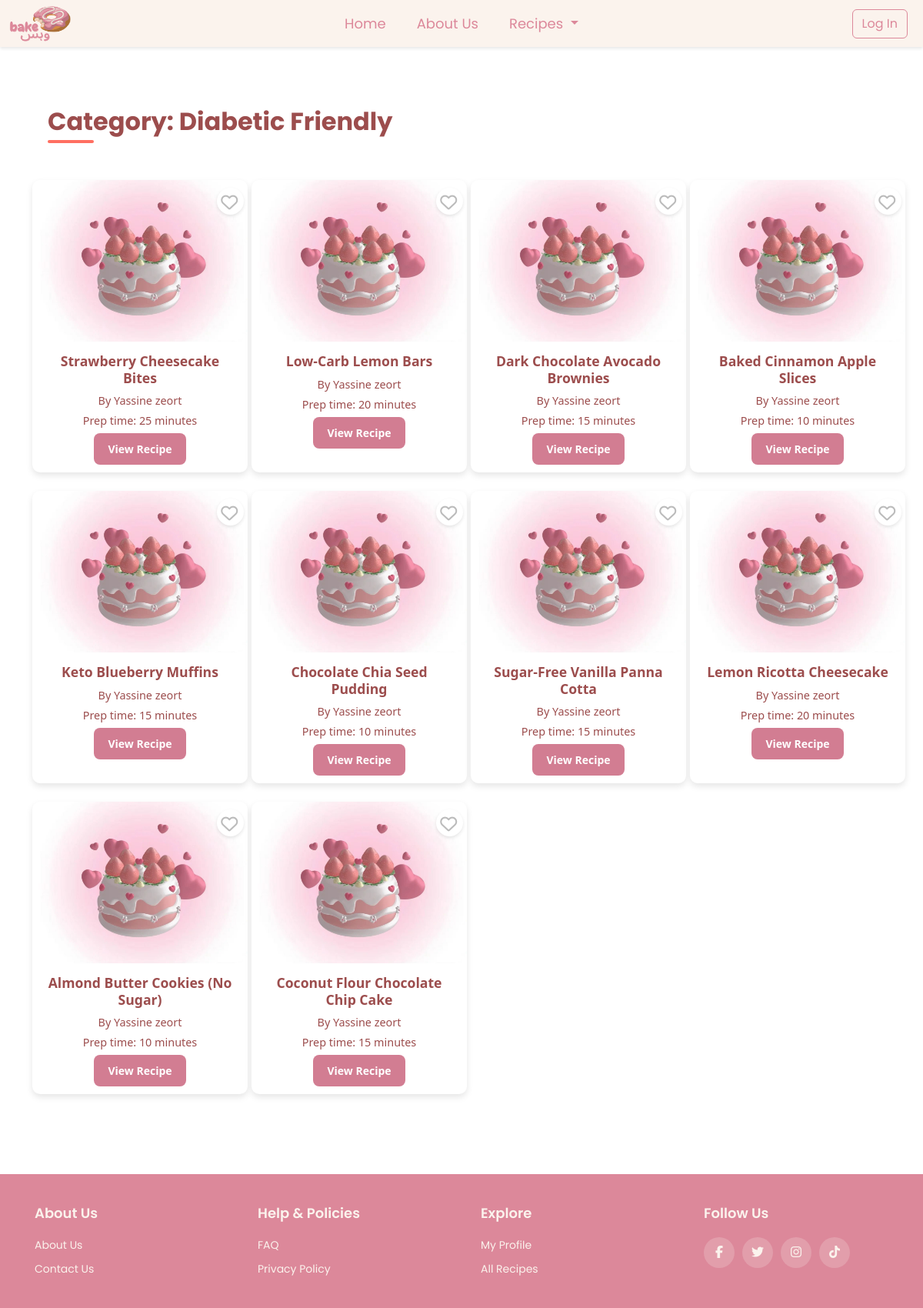
The page /recipes.php?category=diabetic-friendly on the database as committed earlier.
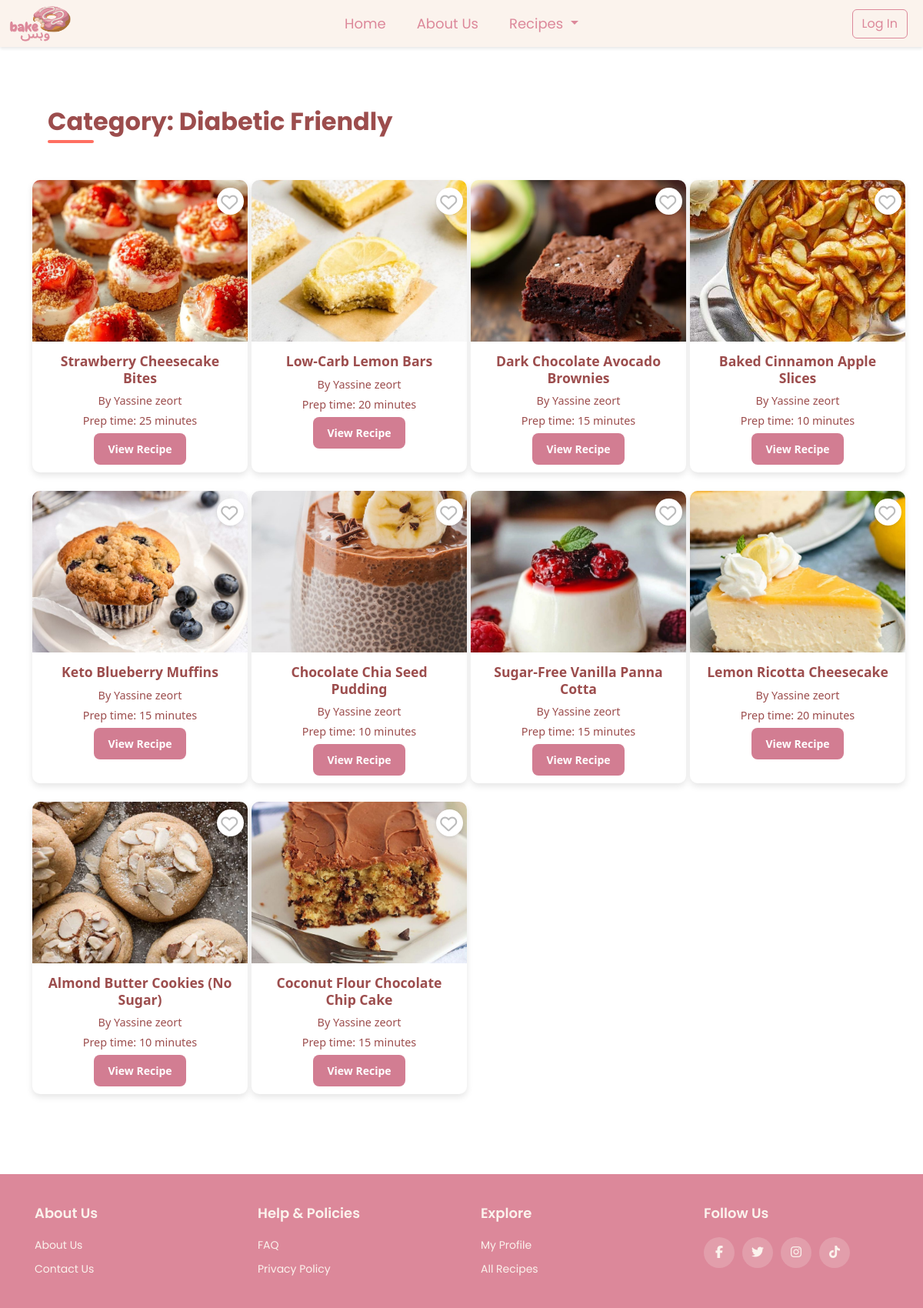
The same page on the database as committed later.
### tables this page shows
CREATE TABLE `recipe` (
  `id` int(11) NOT NULL,
  `name` varchar(255) NOT NULL,
  `description` text DEFAULT NULL,
  `category` varchar(100) NOT NULL,
  `prep_time` int(11) DEFAULT NULL,
  `cook_time` int(11) DEFAULT NULL,
  `servings` int(11) DEFAULT NULL,
  `difficulty` enum('Easy','Medium','Hard') NOT NULL DEFAULT 'Easy',
  `image` varchar(255) DEFAULT NULL,
  `ingredients` text DEFAULT NULL,
  `steps` text DEFAULT NULL,
  `user` varchar(255) DEFAULT NULL,
  `created_at` timestamp NOT NULL DEFAULT current_timestamp(),
  `user_id` int(11) NOT NULL
);

### recipes.php (the view, shortened to what this page needs)
<?php
require_once 'config.php';
$isLoggedIn = isset($_SESSION['user_id']);
$query = "SELECT * FROM recipe";
$params = [];
if (isset($_GET['search'])) {
    $query .= " WHERE name LIKE :search";
    $params[':search'] = '%' . $_GET['search'] . '%';
} elseif (isset($_GET['category'])) {
    $query .= " WHERE category LIKE :category";
    $params[':category'] = '%' . $_GET['category'] . '%';
}
$stmt = $con->prepare($query);
$stmt->execute($params);
$recipes = $stmt->fetchAll(PDO::FETCH_ASSOC);
?>
<!DOCTYPE html>
<html lang="en">
<head>
    <link rel="stylesheet" href="https://cdnjs.cloudflare.com/ajax/libs/font-awesome/6.4.2/css/all.min.css">
    <link href="https://cdn.jsdelivr.net/npm/bootstrap@5.3.2/dist/css/bootstrap.min.css" rel="stylesheet">
</head>
<body>
<nav class="navbar custom-navbar sticky-top">
    <div class="container-fluid">
        <a class="navbar-brand" href="index.php">
            <img src="images/final.png" alt="Website Logo" width="80" height="50" class="d-inline-block align-text-top">
        </a>
        <ul class="navbar-nav d-flex flex-row">
            <li class="nav-item me-3">
                <a class="nav-link" href="index.php">Home</a>
            </li>
            <li class="nav-item me-3">
                <a class="nav-link" href="about us.html">About Us</a>
            </li>
            <li class="nav-item dropdown me-3">
                <a class="nav-link dropdown-toggle" href="#" role="button" data-bs-toggle="dropdown" aria-expanded="false">
                    Recipes
                </a>
            </li>
        </ul>
        <div class="d-flex">
            <?php if (!$isLoggedIn): ?>
                <button class="btn btn-outline-danger me-2" onclick="window.location.href='login.php'">Log In</button>
            <?php endif; ?>
        </div>
    </div>
</nav>
<div class="container mt-5">
    <h2 class="category-title text-center mb-5">
        <?php
        if (isset($_GET['search'])) {
            echo "Search Results for: " . htmlspecialchars($_GET['search']);
        } elseif (isset($_GET['category'])) {
            echo "Category: " . htmlspecialchars(ucwords(str_replace('-', ' ', $_GET['category'])));
        } else {
            echo "All Recipes";
        }
        ?>
    </h2>
    <?php if (count($recipes) > 0): ?>
        <div class="row">
            <?php foreach ($recipes as $recipe): ?>
                <div class="col-lg-3 col-md-4 col-sm-6 mb-4">
                    <div class="recipe-card">
                        <div class="favorite-container">
                            <span class="favorite-icon"><i class="fa-regular fa-heart"></i></span>
                        </div>
                        <img src="images/<?= htmlspecialchars($recipe['image']) ?>" alt="<?= htmlspecialchars($recipe['name']) ?>">
                        <div class="card-body">
                            <h5><?= htmlspecialchars($recipe['name']) ?></h5>
                            <p>By <?= htmlspecialchars($recipe['user']) ?></p>
                            <p>Prep time: <?= htmlspecialchars($recipe['prep_time']) ?> minutes</p>
                            <a href="#" class="btn-pink">View Recipe</a>
                        </div>
                    </div>
                </div>
            <?php endforeach; ?>
        </div>
    <?php else: ?>
        <div class="alert alert-warning text-center">
            No recipes found.
        </div>
    <?php endif; ?>
</div>
<footer class="footer">
    <div class="container">
        <div class="row">
            <div class="footer-col">
                <h4>About Us</h4>
                <ul>
                    <li><a href="about us.html">About us</a></li>
                    <li><a href="contactUs.html">Contact us</a></li>
                </ul>
            </div>
            <div class="footer-col">
                <h4>Help & Policies</h4>
                <ul>
                    <li><a href="faqpage.html">FAQ</a></li>
                    <li><a href="privacy.html">Privacy Policy</a></li>
                </ul>
            </div>
            <div class="footer-col">
                <h4>Explore</h4>
                <ul>
                    <li><a href="#">My Profile</a></li>
                    <li><a href="recipes.php">All Recipes</a></li>
                </ul>
            </div>
            <div class="footer-col">
                <h4>Follow Us</h4>
                <div class="social-links">
                    <a href="#"><i class="fab fa-facebook-f"></i></a>
                    <a href="#"><i class="fab fa-twitter"></i></a>
                    <a href="#"><i class="fab fa-instagram"></i></a>
                    <a href="#"><i class="fab fa-tiktok"></i></a>
                </div>
            </div>
        </div>
    </div>
</footer>
</body>
</html>

### recipes.php (style rules this page uses)
.custom-navbar { font-family: 'Poppins', sans-serif; font-size: 20px; background-color: #fbf3ed !important; box-shadow: 0 2px 4px rgba(0, 0, 0, 0.1); z-index: 1000; padding: 0; }
.custom-navbar.sticky-top { position: sticky; top: 0; }
.custom-navbar .navbar-nav .nav-link { color: #dc889a !important; font-size: 18px; padding: 8px 12px; transition: color 0.3s ease; }
.custom-navbar .navbar-brand { color: #dc889a !important; font-size: 18px; margin-left: 0; }
.btn-outline-danger { border-color: #dc889a; color: #dc889a; transition: all 0.3s ease; }
.category-title { font-size: 2rem; font-weight: bold; margin: 30px 0 15px 20px; color: #9c4d4d; position: relative; display: inline-block; font-family: 'Poppins', sans-serif; }
.btn-pink { background-color: #D27D92; border: none; padding: 10px 18px; font-weight: bold; color: white; border-radius: 8px; transition: background-color 0.3s ease-in-out, transform 0.2s ease-in-out; font-size: 14px; display: inline-block; text-align: center; text-decoration: none; }
.category-title::after { content: ""; display: block; width: 60px; height: 4px; background: #FF6F61; margin-top: 5px; border-radius: 2px; }
.recipe-card { position: relative; flex: 0 0 auto; width: 280px; height: 380px; background: #fff; border-radius: 10px; overflow: hidden; box-shadow: 0px 4px 8px rgba(0, 0, 0, 0.1); margin-right: 15px; transform: scale(1); transition: transform 0.3s ease-in-out, box-shadow 0.3s ease-in-out; }
.recipe-card img { width: 100%; height: 210px; object-fit: cover; transition: transform 0.3s ease-in-out; }
.recipe-card .card-body { padding: 15px; text-align: center; position: relative; }
.favorite-container { position: absolute; top: 10px; right: 5px; width: 35px; height: 35px; background: white; border-radius: 50%; display: flex; align-items: center; justify-content: center; box-shadow: 0px 2px 4px rgba(0, 0, 0, 0.1); cursor: pointer; transition: background-color 0.3s ease-in-out; z-index: 10; pointer-events: auto; }
.favorite-icon { font-size: 18px; color: #bbb; transition: color 0.3s ease-in-out, transform 0.2s ease-in-out; display: flex; align-items: center; justify-content: center; width: 50%; height: 50%; }
.recipe-card h5 { font-size: 1.1rem; font-weight: bold; color: #9c4d4d; }
.recipe-card p { font-size: 0.9rem; color: #9c4d4d;; margin-bottom: 5px; }
.favorite-icon { position: absolute; top: 10px; right: 10px; font-size: 22px; color: #bbb; cursor: pointer; transition: color 0.3s ease-in-out; }
.footer { background-color: #dc889a; padding: 40px 0; font-family: 'Poppins', sans-serif; margin-top: 80px; color: #fbf3ed; }
.footer .container { background-color: #dc889a; max-width: 1170px; margin: auto; padding: 0 15px; box-shadow: none; border: none; }
.footer .row { display: flex; flex-wrap: wrap; justify-content: space-between; gap: 20px; margin: 0; padding: 0; }
.footer-col { flex: 1; min-width: 200px; padding: 0 15px; }
.footer-col h4 { font-size: 18px; color: #fbf3ed; text-transform: capitalize; margin-bottom: 20px; font-weight: 600; position: relative; }
.footer-col h4::before { content: ''; position: absolute; left: 0; bottom: -10px; background-color: #dc889a; height: 2px; box-sizing: border-box; width: 50px; }
.footer-col ul { list-style: none; padding-left: 0; margin: 0; }
.footer-col ul li:not(:last-child) { margin-bottom: 10px; }
.footer-col ul li a { font-size: 14px; text-transform: capitalize; color: #fbf3ed; text-decoration: none; font-weight: 400; display: block; transition: all 0.3s ease; }
.footer-col .social-links { display: flex; gap: 10px; }
.footer-col .social-links a { display: inline-block; height: 40px; width: 40px; background-color: rgba(251, 243, 237, 0.2); text-align: center; line-height: 40px; border-radius: 50%; color: #fbf3ed; transition: all 0.5s ease; }

Rows that differ between the two databases and show on the page:
changed recipe "Strawberry Cheesecake Bites": image+name: picture added in place of a placeholder
changed recipe "Low-Carb Lemon Bars": image+name: picture added in place of a placeholder
changed recipe "Dark Chocolate Avocado Brownies": image+name: picture added in place of a placeholder
changed recipe "Baked Cinnamon Apple Slices": image+name: picture added in place of a placeholder
changed recipe "Keto Blueberry Muffins": image+name: picture added in place of a placeholder
changed recipe "Chocolate Chia Seed Pudding": image+name: picture added in place of a placeholder
changed recipe "Sugar-Free Vanilla Panna Cotta": image+name: picture added in place of a placeholder
changed recipe "Lemon Ricotta Cheesecake": image+name: picture added in place of a placeholder
changed recipe "Almond Butter Cookies (No Sugar)": image+name: picture added in place of a placeholder
changed recipe "Coconut Flour Chocolate Chip Cake": image+name: picture added in place of a placeholder
